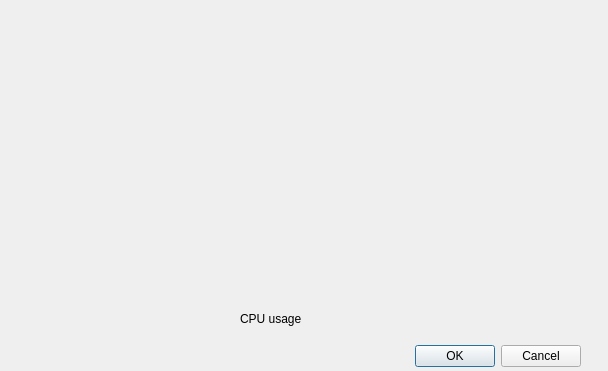
<?xml version="1.0" encoding="UTF-8"?>
<ui version="4.0">
 <class>CpuGraph</class>
 <widget class="QDialog" name="CpuGraph">
  <property name="geometry">
   <rect>
    <x>0</x>
    <y>0</y>
    <width>608</width>
    <height>371</height>
   </rect>
  </property>
  <property name="windowTitle">
   <string>Dialog</string>
  </property>
  <widget class="QDialogButtonBox" name="buttonBox">
   <property name="geometry">
    <rect>
     <x>240</x>
     <y>340</y>
     <width>341</width>
     <height>32</height>
    </rect>
   </property>
   <property name="orientation">
    <enum>Qt::Horizontal</enum>
   </property>
   <property name="standardButtons">
    <set>QDialogButtonBox::Cancel|QDialogButtonBox::Ok</set>
   </property>
  </widget>
  <widget class="QLabel" name="label">
   <property name="geometry">
    <rect>
     <x>240</x>
     <y>310</y>
     <width>91</width>
     <height>17</height>
    </rect>
   </property>
   <property name="text">
    <string>CPU usage</string>
   </property>
  </widget>
 </widget>
 <resources/>
 <connections>
  <connection>
   <sender>buttonBox</sender>
   <signal>accepted()</signal>
   <receiver>CpuGraph</receiver>
   <slot>accept()</slot>
   <hints>
    <hint type="sourcelabel">
     <x>248</x>
     <y>254</y>
    </hint>
    <hint type="destinationlabel">
     <x>157</x>
     <y>274</y>
    </hint>
   </hints>
  </connection>
  <connection>
   <sender>buttonBox</sender>
   <signal>rejected()</signal>
   <receiver>CpuGraph</receiver>
   <slot>reject()</slot>
   <hints>
    <hint type="sourcelabel">
     <x>316</x>
     <y>260</y>
    </hint>
    <hint type="destinationlabel">
     <x>286</x>
     <y>274</y>
    </hint>
   </hints>
  </connection>
 </connections>
</ui>
